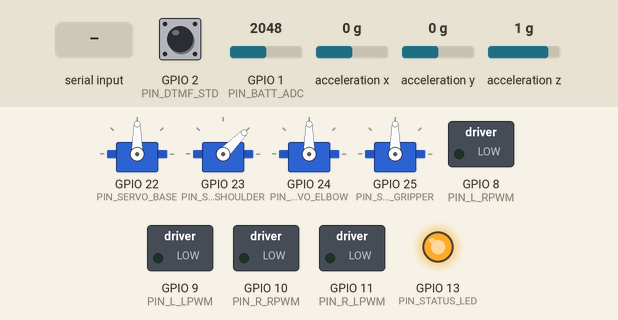
Recording of a sketch running on a simulated ESP32-S3. On the bench: 4 × servo, switched loads named in the sketch (green lamp = pin HIGH), output pins drawn as LEDs (lit = HIGH). Wiring (inferred from the names in the program): MPU-6050 motion sensor at I2C address 0x68. Inputs (shaded band) come from the test bench; at power-on: GPIO 1 (PIN_BATT_ADC) = 2048, GPIO 2 (PIN_DTMF_STD) HIGH, acceleration x 0 g, acceleration y 0 g, acceleration z 1 g. What the sketch prints to the serial monitor is not drawn.

Above: at 3.1 s.
3.2 s: "A\n" received over the second serial link
At 3.65 s:
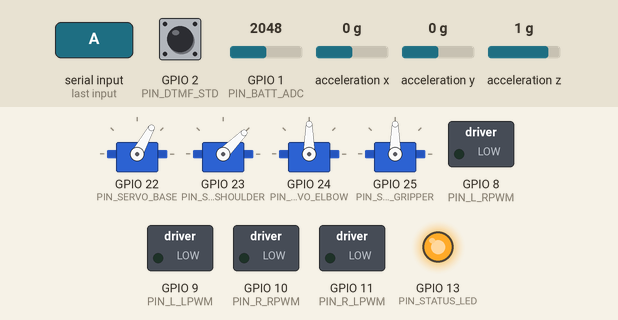
At 5.2 s:
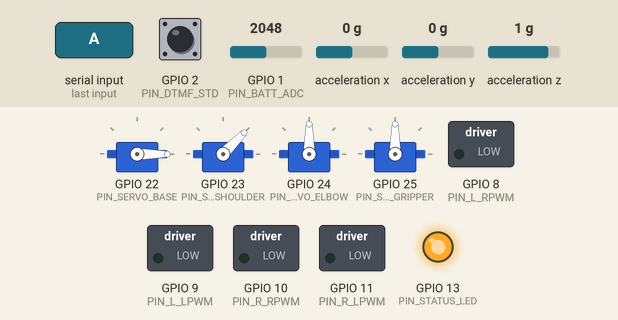
6.2 s: "C\n" received over the second serial link
At 8.0 s:
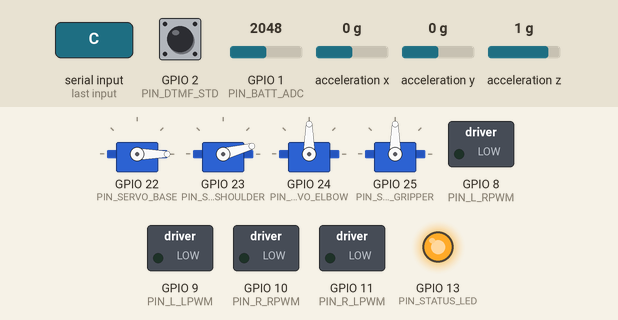
Timing chart, 0 to 12.5 s (numbered marks = the images above; inputs shaded):
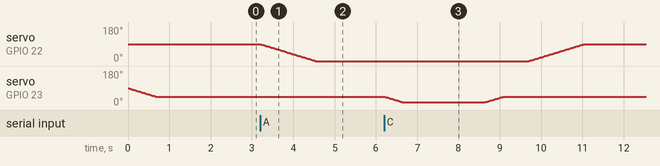

Measured:
- after the input at 3.2 s, servo on GPIO 22 (PIN_SERVO_BASE): moves from 90° to 0° over 1.3 s, starting at once

The sketch:

main.ino
```cpp
/**
 * @file    main.ino
 * @brief   Bomb Disposal Robotic Arm Vehicle — Main Firmware
 *          Industrial-grade BVLOS EOD Robot
 *
 * Hardware:
 *   MCU:       Arduino Mega 2560
 *   Arm:       4× MG996R servo (Base, Shoulder, Elbow, Gripper)
 *   Drive:     2× BTS7960 H-bridge + DC gear motors
 *   DTMF:      MT8870 decoder (GSM BVLOS control)
 *   BT:        HC-05 (Serial1, 9600 baud)
 *   WiFi:      ESP32 (Serial2, 115200 baud)
 *   IMU:       MPU-6050 (I2C, addr 0x68)
 *   Battery:   Voltage divider on A0
 *
 * Pin map:
 *   D2   MT8870 StD interrupt (valid DTMF detected)
 *   D4   MT8870 Q1
 *   D5   MT8870 Q2
 *   D6   MT8870 Q3
 *   D7   MT8870 Q4
 *   D8   BTS7960 Left  RPWM
 *   D9   BTS7960 Left  LPWM
 *   D10  BTS7960 Right RPWM
 *   D11  BTS7960 Right LPWM
 *   D22  Servo Base    (PWM via Servo lib)
 *   D23  Servo Shoulder
 *   D24  Servo Elbow
 *   D25  Servo Gripper
 *   D13  Status LED
 *   A0   Battery voltage divider (R1=10k, R2=3.3k → 0-15V → 0-5V)
 *
 * @author  Adnan Anwar Awan
 */

#include <Servo.h>
#include <Wire.h>
#include "arm_control.h"
#include "drive_control.h"
#include "dtmf_decoder.h"
#include "watchdog.h"
#include "imu.h"

// ── Pin definitions ────────────────────────────────────────────────────────
#define PIN_DTMF_STD    2       // MT8870 StD — external interrupt
#define PIN_DTMF_Q1     4
#define PIN_DTMF_Q2     5
#define PIN_DTMF_Q3     6
#define PIN_DTMF_Q4     7
#define PIN_BATT_ADC    A0
#define PIN_STATUS_LED  13

// ── Battery thresholds ─────────────────────────────────────────────────────
#define BATT_WARN_V     10.5f   // Yellow warning
#define BATT_CUTOFF_V   9.9f    // Red alert + auto-stop

// ── Globals ────────────────────────────────────────────────────────────────
static bool estop_active   = false;
static bool batt_cutoff    = false;
static uint32_t last_batt_check = 0;
static uint32_t last_telem      = 0;

// ── DTMF ISR flag ─────────────────────────────────────────────────────────
volatile bool dtmf_received = false;
volatile uint8_t dtmf_value = 0;

void dtmf_isr(void) {
    // Read Q1-Q4 from MT8870 output pins
    uint8_t q1 = digitalRead(PIN_DTMF_Q1);
    uint8_t q2 = digitalRead(PIN_DTMF_Q2);
    uint8_t q3 = digitalRead(PIN_DTMF_Q3);
    uint8_t q4 = digitalRead(PIN_DTMF_Q4);
    dtmf_value   = (q4 << 3) | (q3 << 2) | (q2 << 1) | q1;
    dtmf_received = true;
}

// ──────────────────────────────────────────────────────────────────────────
void setup() {
    Serial.begin(115200);
    Serial1.begin(9600);     // HC-05 Bluetooth
    Serial2.begin(115200);   // ESP32 WiFi

    // Pin modes
    pinMode(PIN_DTMF_STD, INPUT);
    pinMode(PIN_DTMF_Q1,  INPUT);
    pinMode(PIN_DTMF_Q2,  INPUT);
    pinMode(PIN_DTMF_Q3,  INPUT);
    pinMode(PIN_DTMF_Q4,  INPUT);
    pinMode(PIN_STATUS_LED, OUTPUT);

    // Attach DTMF interrupt (rising edge = valid tone detected)
    attachInterrupt(digitalPinToInterrupt(PIN_DTMF_STD), dtmf_isr, RISING);

    // Subsystem init
    ARM_Init();
    DRIVE_Init();
    IMU_Init();
    WATCHDOG_Init();

    // Move arm to safe start position
    ARM_SetSafePosition();

    Serial.println(F("=== Bomb Disposal Robot ONLINE ==="));
    Serial.println(F("Waiting for commands..."));
    digitalWrite(PIN_STATUS_LED, HIGH);
}

// ──────────────────────────────────────────────────────────────────────────
void loop() {
    uint32_t now = millis();

    // ── 1. Safety watchdog check (every 100ms) ──────────────────────────
    if (WATCHDOG_IsExpired()) {
        if (!estop_active) {
            Serial.println(F("WATCHDOG: Heartbeat lost — Safe Mode"));
            DRIVE_Stop();
            ARM_SetSafePosition();
            estop_active = true;
        }
    } else {
        estop_active = false;
    }

    // ── 2. Tip-over check ───────────────────────────────────────────────
    if (IMU_TipOverDetected()) {
        Serial.println(F("IMU: Tip-over! Retracting arm."));
        DRIVE_Stop();
        ARM_SetSafePosition();
    }

    // ── 3. DTMF command processing ──────────────────────────────────────
    if (dtmf_received && !estop_active && !batt_cutoff) {
        dtmf_received = false;
        DTMF_ProcessCommand(dtmf_value);
        WATCHDOG_Kick();    // Valid command = heartbeat proof
    }

    // ── 4. Bluetooth command processing ─────────────────────────────────
    if (Serial1.available() && !estop_active && !batt_cutoff) {
        String cmd = Serial1.readStringUntil('\n');
        cmd.trim();
        ProcessSerialCommand(cmd);
        WATCHDOG_Kick();
    }

    // ── 5. ESP32 WiFi command processing ────────────────────────────────
    if (Serial2.available() && !estop_active && !batt_cutoff) {
        String cmd = Serial2.readStringUntil('\n');
        cmd.trim();
        ProcessSerialCommand(cmd);
        WATCHDOG_Kick();
    }

    // ── 6. Battery monitoring (every 5s) ────────────────────────────────
    if (now - last_batt_check >= 5000) {
        last_batt_check = now;
        float batt_v = ReadBatteryVoltage();
        if (batt_v < BATT_CUTOFF_V) {
            if (!batt_cutoff) {
                Serial.print(F("BATT CRITICAL: "));
                Serial.println(batt_v);
                DRIVE_Stop();
                ARM_SetSafePosition();
                batt_cutoff = true;
            }
        } else if (batt_v < BATT_WARN_V) {
            Serial.print(F("BATT LOW: "));
            Serial.println(batt_v);
        }
    }

    // ── 7. Telemetry output (every 500ms) ────────────────────────────────
    if (now - last_telem >= 500) {
        last_telem = now;
        float batt_v = ReadBatteryVoltage();
        float roll   = IMU_GetRoll();
        float pitch  = IMU_GetPitch();
        // Send to ESP32 for Firebase upload
        Serial2.print(F("TEL:BAT="));   Serial2.print(batt_v, 1);
        Serial2.print(F(",ROL="));      Serial2.print(roll, 1);
        Serial2.print(F(",PIT="));      Serial2.print(pitch, 1);
        Serial2.println();
    }
}

// ── Serial command parser (Bluetooth + WiFi share same protocol) ───────────
void ProcessSerialCommand(const String &cmd) {
    if (cmd.length() < 1) return;

    char code = cmd.charAt(0);
    int  val  = cmd.substring(1).toInt();

    switch (code) {
        case 'F': DRIVE_Forward(val > 0 ? val : 500);  break;
        case 'B': DRIVE_Backward(val > 0 ? val : 500); break;
        case 'L': DRIVE_Left(val > 0 ? val : 500);     break;
        case 'R': DRIVE_Right(val > 0 ? val : 500);    break;
        case 'S': DRIVE_Stop();                          break;
        case 'A': ARM_SetBase(val);                      break;  // A090
        case 'C': ARM_SetShoulder(val);                  break;  // C045
        case 'E': ARM_SetElbow(val);                     break;  // E090
        case 'G': ARM_SetGripper(val);                   break;  // G000=open
        case 'X': DRIVE_Stop(); ARM_SetSafePosition();   break;  // ESTOP
        case 'H': WATCHDOG_Kick();                       break;  // Heartbeat
        default:  break;
    }
}

// ── Battery voltage reading ────────────────────────────────────────────────
float ReadBatteryVoltage() {
    int raw = analogRead(PIN_BATT_ADC);
    // Voltage divider: R1=10k, R2=3.3k → Vbatt = Vadc × (10+3.3)/3.3
    float v_adc = (raw / 1023.0f) * 5.0f;
    return v_adc * (13.3f / 3.3f);
}
```

arm_control.cpp
```cpp
/**
 * @file    arm_control.cpp
 * @brief   4-DOF robotic arm control with servo PID and torque limits
 *
 * Joint limits (mechanical stops):
 *   Base:     0–360° (continuous rotation mod)
 *   Shoulder: 15–165° (mechanical limits, prevents ground collision)
 *   Elbow:    0–170°
 *   Gripper:  0–90° (0=open, 90=closed)
 *
 * @author  Adnan Anwar Awan
 */

#include "arm_control.h"
#include <Servo.h>

// ── Servo objects ──────────────────────────────────────────────────────────
static Servo servo_base;
static Servo servo_shoulder;
static Servo servo_elbow;
static Servo servo_gripper;

// ── Current positions ──────────────────────────────────────────────────────
static int pos_base     = 90;
static int pos_shoulder = 90;
static int pos_elbow    = 90;
static int pos_gripper  = 0;   // 0 = open

// ── Joint limits ───────────────────────────────────────────────────────────
#define BASE_MIN      0
#define BASE_MAX      180
#define SHOULDER_MIN  15
#define SHOULDER_MAX  165
#define ELBOW_MIN     0
#define ELBOW_MAX     170
#define GRIPPER_MIN   0
#define GRIPPER_MAX   90

// ── Servo pins ─────────────────────────────────────────────────────────────
#define PIN_SERVO_BASE      22
#define PIN_SERVO_SHOULDER  23
#define PIN_SERVO_ELBOW     24
#define PIN_SERVO_GRIPPER   25

// ── Movement speed (degrees per step, with delay_ms between steps) ─────────
#define SERVO_STEP_DEG  1
#define SERVO_STEP_MS   15

static int clamp(int val, int lo, int hi) {
    return val < lo ? lo : (val > hi ? hi : val);
}

// Smoothly move a servo from current position to target
static void moveServo(Servo &srv, int &current, int target, int lo, int hi) {
    target = clamp(target, lo, hi);
    while (current != target) {
        current += (target > current) ? SERVO_STEP_DEG : -SERVO_STEP_DEG;
        srv.write(current);
        delay(SERVO_STEP_MS);
    }
}

void ARM_Init() {
    servo_base.attach(PIN_SERVO_BASE);
    servo_shoulder.attach(PIN_SERVO_SHOULDER);
    servo_elbow.attach(PIN_SERVO_ELBOW);
    servo_gripper.attach(PIN_SERVO_GRIPPER);
    ARM_SetSafePosition();
}

void ARM_SetSafePosition() {
    // Lowest centre-of-gravity position — minimises tip-over risk
    ARM_SetShoulder(45);
    delay(300);
    ARM_SetElbow(90);
    delay(300);
    ARM_SetBase(90);
    ARM_SetGripper(0);   // Open gripper
}

void ARM_SetBase(int deg) {
    moveServo(servo_base, pos_base, deg, BASE_MIN, BASE_MAX);
}

void ARM_SetShoulder(int deg) {
    moveServo(servo_shoulder, pos_shoulder, deg, SHOULDER_MIN, SHOULDER_MAX);
}

void ARM_SetElbow(int deg) {
    moveServo(servo_elbow, pos_elbow, deg, ELBOW_MIN, ELBOW_MAX);
}

void ARM_SetGripper(int deg) {
    moveServo(servo_gripper, pos_gripper, deg, GRIPPER_MIN, GRIPPER_MAX);
}

// Increment/decrement helpers (for DTMF jogging)
void ARM_BaseJog(int delta)     { ARM_SetBase(pos_base + delta); }
void ARM_ShoulderJog(int delta) { ARM_SetShoulder(pos_shoulder + delta); }
void ARM_ElbowJog(int delta)    { ARM_SetElbow(pos_elbow + delta); }
void ARM_GripperToggle() {
    ARM_SetGripper(pos_gripper < 45 ? GRIPPER_MAX : GRIPPER_MIN);
}

// Position getters (for telemetry)
int ARM_GetBase()     { return pos_base; }
int ARM_GetShoulder() { return pos_shoulder; }
int ARM_GetElbow()    { return pos_elbow; }
int ARM_GetGripper()  { return pos_gripper; }
```

drive_control.cpp
```cpp
/**
 * @file    drive_control.cpp
 * @brief   Tracked locomotion via BTS7960 H-bridge
 *          Command-pulse strategy: each command triggers timed burst then stops
 *
 * BTS7960 pin map:
 *   Left  motor: RPWM=D8, LPWM=D9
 *   Right motor: RPWM=D10, LPWM=D11
 *
 * @author  Adnan Anwar Awan
 */

#include "drive_control.h"
#include <Arduino.h>

#define PIN_L_RPWM  8
#define PIN_L_LPWM  9
#define PIN_R_RPWM  10
#define PIN_R_LPWM  11

#define DRIVE_SPEED     180     // 0-255 PWM
#define TURN_SPEED      150
#define PULSE_MS        500     // Command-pulse duration (BVLOS over-steer prevention)

void DRIVE_Init() {
    pinMode(PIN_L_RPWM, OUTPUT);
    pinMode(PIN_L_LPWM, OUTPUT);
    pinMode(PIN_R_RPWM, OUTPUT);
    pinMode(PIN_R_LPWM, OUTPUT);
    DRIVE_Stop();
}

static void setMotors(int l_rpwm, int l_lpwm, int r_rpwm, int r_lpwm) {
    analogWrite(PIN_L_RPWM, l_rpwm);
    analogWrite(PIN_L_LPWM, l_lpwm);
    analogWrite(PIN_R_RPWM, r_rpwm);
    analogWrite(PIN_R_LPWM, r_lpwm);
}

// duration_ms = 0 → continuous (Wi-Fi mode), > 0 → pulse (DTMF/BVLOS mode)
void DRIVE_Forward(uint32_t duration_ms) {
    setMotors(DRIVE_SPEED, 0, DRIVE_SPEED, 0);
    if (duration_ms > 0) { delay(duration_ms); DRIVE_Stop(); }
}

void DRIVE_Backward(uint32_t duration_ms) {
    setMotors(0, DRIVE_SPEED, 0, DRIVE_SPEED);
    if (duration_ms > 0) { delay(duration_ms); DRIVE_Stop(); }
}

void DRIVE_Left(uint32_t duration_ms) {
    setMotors(0, TURN_SPEED, TURN_SPEED, 0);    // Left track back, right forward
    if (duration_ms > 0) { delay(duration_ms); DRIVE_Stop(); }
}

void DRIVE_Right(uint32_t duration_ms) {
    setMotors(TURN_SPEED, 0, 0, TURN_SPEED);    // Right track back, left forward
    if (duration_ms > 0) { delay(duration_ms); DRIVE_Stop(); }
}

void DRIVE_Stop() {
    setMotors(0, 0, 0, 0);
}
```

dtmf_decoder.cpp
```cpp
/**
 * @file    dtmf_decoder.cpp
 * @brief   MT8870 DTMF to command decoder
 *          Uses command-pulse strategy (500ms burst per keypress)
 *          to prevent over-steering at high GSM latency
 *
 * DTMF binary table (Q4:Q3:Q2:Q1):
 *   Key 2 = 0010 = 2  → Forward
 *   Key 4 = 0100 = 4  → Left
 *   Key 5 = 0101 = 5  → Stop
 *   Key 6 = 0110 = 6  → Right
 *   Key 8 = 1000 = 8  → Backward
 *   Key 1 = 0001 = 1  → Arm Base CW
 *   Key 3 = 0011 = 3  → Arm Base CCW
 *   Key 7 = 0111 = 7  → Shoulder Up
 *   Key 9 = 1001 = 9  → Shoulder Down
 *   Key 0 = 1010 = 10 → Gripper Open
 *   Key * = 1011 = 11 → Gripper Close
 *   Key # = 1100 = 12 → Emergency Stop
 *
 * @author  Adnan Anwar Awan
 */

#include "dtmf_decoder.h"
#include "drive_control.h"
#include "arm_control.h"
#include <Arduino.h>

#define PULSE_MS        500     // Each keypress triggers 500ms movement
#define ARM_JOG_DEG     15      // Degrees per DTMF jog command

void DTMF_ProcessCommand(uint8_t code) {
    Serial.print(F("DTMF: "));
    Serial.println(code);

    switch (code) {
        // ── Drive commands ─────────────────────────────────────────────
        case 2:  DRIVE_Forward(PULSE_MS);   break;
        case 4:  DRIVE_Left(PULSE_MS);      break;
        case 5:  DRIVE_Stop();              break;
        case 6:  DRIVE_Right(PULSE_MS);     break;
        case 8:  DRIVE_Backward(PULSE_MS);  break;

        // ── Arm commands ───────────────────────────────────────────────
        case 1:  ARM_BaseJog(+ARM_JOG_DEG);      break;  // Base CW
        case 3:  ARM_BaseJog(-ARM_JOG_DEG);      break;  // Base CCW
        case 7:  ARM_ShoulderJog(+ARM_JOG_DEG);  break;  // Shoulder up
        case 9:  ARM_ShoulderJog(-ARM_JOG_DEG);  break;  // Shoulder down
        case 10: ARM_SetGripper(0);               break;  // Open
        case 11: ARM_SetGripper(90);              break;  // Close

        // ── Emergency stop ─────────────────────────────────────────────
        case 12:
            DRIVE_Stop();
            ARM_SetSafePosition();
            Serial.println(F("ESTOP via DTMF #"));
            break;

        default: break;
    }
}
```

imu.cpp
```cpp
/**
 * @file    imu.cpp
 * @brief   MPU-6050 tip-over detection for stability safety
 *
 * I2C address: 0x68 (AD0 low)
 * Tip-over threshold: |roll| > 45° or |pitch| > 40°
 *
 * @author  Adnan Anwar Awan
 */

#include "imu.h"
#include <Wire.h>
#include <Arduino.h>

#define MPU6050_ADDR        0x68
#define MPU6050_PWR_MGMT_1  0x6B
#define MPU6050_ACCEL_XOUT  0x3B
#define ACCEL_SCALE         16384.0f   // ±2g range → LSB/g

#define TIPOVER_ROLL_WARN   35.0f
#define TIPOVER_ROLL_STOP   45.0f
#define TIPOVER_PITCH_WARN  30.0f
#define TIPOVER_PITCH_STOP  40.0f

static float roll_deg  = 0.0f;
static float pitch_deg = 0.0f;

void IMU_Init() {
    Wire.begin();
    // Wake MPU-6050 from sleep
    Wire.beginTransmission(MPU6050_ADDR);
    Wire.write(MPU6050_PWR_MGMT_1);
    Wire.write(0x00);    // Clear sleep bit
    Wire.endTransmission();
    delay(100);
    Serial.println(F("IMU: MPU-6050 ready"));
}

static void readAccel(float &ax, float &ay, float &az) {
    Wire.beginTransmission(MPU6050_ADDR);
    Wire.write(MPU6050_ACCEL_XOUT);
    Wire.endTransmission(false);
    Wire.requestFrom(MPU6050_ADDR, 6, true);

    int16_t raw_ax = (Wire.read() << 8) | Wire.read();
    int16_t raw_ay = (Wire.read() << 8) | Wire.read();
    int16_t raw_az = (Wire.read() << 8) | Wire.read();

    ax = raw_ax / ACCEL_SCALE;
    ay = raw_ay / ACCEL_SCALE;
    az = raw_az / ACCEL_SCALE;
}

void IMU_Update() {
    float ax, ay, az;
    readAccel(ax, ay, az);

    // Calculate roll and pitch from accelerometer
    roll_deg  = atan2f(ay, az) * 180.0f / PI;
    pitch_deg = atan2f(-ax, sqrtf(ay*ay + az*az)) * 180.0f / PI;
}

bool IMU_TipOverDetected() {
    IMU_Update();
    return (fabsf(roll_deg)  > TIPOVER_ROLL_STOP ||
            fabsf(pitch_deg) > TIPOVER_PITCH_STOP);
}

float IMU_GetRoll()  { return roll_deg; }
float IMU_GetPitch() { return pitch_deg; }
```

watchdog.cpp
```cpp
/**
 * @file    watchdog.cpp
 * @brief   Software dead-man switch — safe mode if heartbeat lost for 2s
 * @author  Adnan Anwar Awan
 */

#include "watchdog.h"
#include <Arduino.h>

#define WATCHDOG_TIMEOUT_MS  2000

static uint32_t last_kick_ms = 0;
static bool     initialized   = false;

void WATCHDOG_Init() {
    last_kick_ms = millis();
    initialized  = true;
}

void WATCHDOG_Kick() {
    last_kick_ms = millis();
}

bool WATCHDOG_IsExpired() {
    if (!initialized) return false;
    return (millis() - last_kick_ms) > WATCHDOG_TIMEOUT_MS;
}
```
